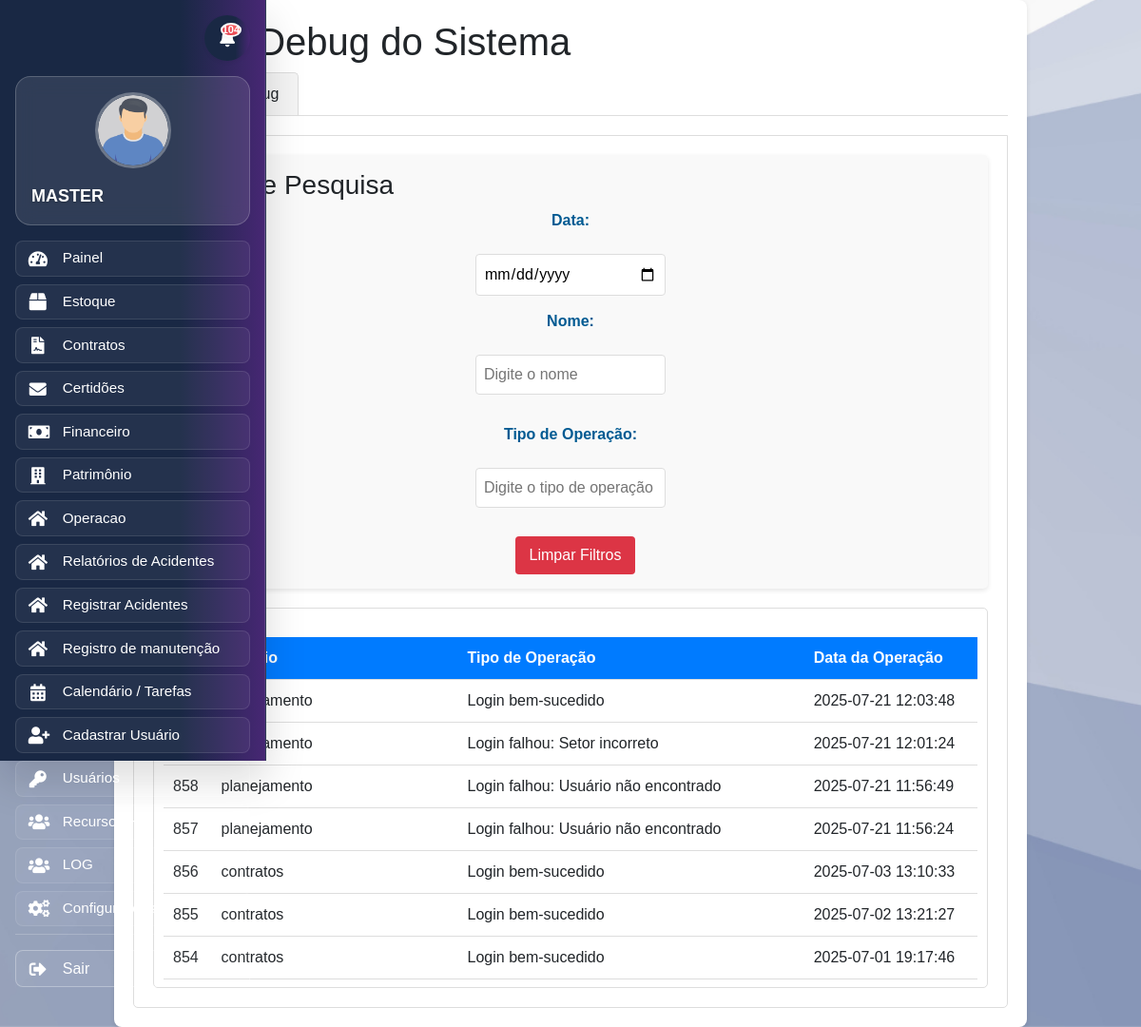
/log.php (signed in), run on the app's committed database.
### tables this page shows
CREATE TABLE `log_eventos` (
  `id` int(11) NOT NULL,
  `matricula` varchar(255) NOT NULL,
  `tipo_operacao` varchar(255) NOT NULL,
  `data_operacao` timestamp NOT NULL DEFAULT current_timestamp()
);

### log.php (the view, shortened to what this page needs)
<?php
include 'banco.php';
$query = "SELECT * FROM log_eventos ORDER BY data_operacao DESC";
$resultado = $con->query($query);
include 'header.php';
?>
<!DOCTYPE html>
<html lang="pt-br">
<head>
    <link rel="stylesheet" href="style.css">
    <link rel="stylesheet" href="./src/style/log.css">
</head>
<body>
    <div class="container">
        <h1>Logs e Debug do Sistema</h1>
        <div class="tabs">
            <div class="tab-button active" data-tab="logs">Logs</div>
            <div class="tab-button" data-tab="debug">Debug</div>
        </div>
        <div class="tab-content active" id="logs">
            <div class="filter-container">
                <h3>Filtros de Pesquisa</h3>
                <form id="filterForm">
                    <label for="data_operacao">Data:</label>
                    <input type="date" id="data_operacao" name="data_operacao">
                    <label for="matricula">Nome:</label>
                    <input type="text" id="matricula" name="matricula" placeholder="Digite o nome">
                    <label for="tipo_operacao">Tipo de Operação:</label>
                    <input type="text" id="tipo_operacao" name="tipo_operacao" placeholder="Digite o tipo de operação">
                    <button type="button" class="btn-clear" id="clearFilters">Limpar Filtros</button>
                </form>
            </div>
            <div class="log-table-container" id="logTableContainer">
                <table id="logTable">
                    <thead>
                        <tr>
                            <th>ID</th>
                            <th>Usuário</th>
                            <th>Tipo de Operação</th>
                            <th>Data da Operação</th>
                        </tr>
                    </thead>
                    <tbody>
                        <?php
                        while ($row = $resultado->fetch_assoc()) {
                            echo "<tr>";
                            echo "<td>" . htmlspecialchars($row['id']) . "</td>";
                            echo "<td>" . htmlspecialchars($row['matricula']) . "</td>";
                            echo "<td>" . htmlspecialchars($row['tipo_operacao']) . "</td>";
                            echo "<td>" . htmlspecialchars($row['data_operacao']) . "</td>";
                            echo "</tr>";
                        }
                        ?>
                    </tbody>
                </table>
            </div>
        </div>
    </div>
</body>
</html>

### src/style/lateral-menu.css (style rules this page uses)
:root { --primary-gradient: linear-gradient(90deg, #192844 67.81%, #472774 100%); --secondary-gradient: linear-gradient(135deg, #472774 0%, #6a4c93 100%); --accent-gradient: linear-gradient(135deg, #667eea 0%, #764ba2 100%); --success-gradient: linear-gradient(135deg, #4facfe 0%, #00f2fe 100%); --warning-gradient: linear-gradient(135deg, #43e97b 0%, #38f9d7 100%); --danger-gradient: linear-gradient(135deg, #fa709a 0%, #fee140 100%); --glass-gradient: linear-gradient(135deg, rgba(255, 255, 255, 0.1) 0%, rgba(255, 255, 255, 0.05) 100%); --primary-color: #192844; --secondary-color: #472774; --accent-color: #667eea; --text-dark: #2d3748; --text-light: #718096; --bg-light: #f7fafc; --bg-white: #ffffff; --border-color: #e2e8f0; --shadow-sm: 0 1px 3px rgba(0, 0, 0, 0.1); --shadow-md: 0 4px 6px rgba(0, 0, 0, 0.1); --shadow-lg: 0 10px 25px rgba(0, 0, 0, 0.15); --shadow-xl: 0 20px 40px rgba(0, 0, 0, 0.2); --border-radius: 12px; --border-radius-sm: 6px; --transition-fast: all 0.2s ease; --transition-smooth: all 0.3s cubic-bezier(0.25, 0.46, 0.45, 0.94); --sidebar-width: 280px; }
* { box-sizing: border-box; }
body { margin: 0; padding: 0; font-family: "Inter", -apple-system, BlinkMacSystemFont, "Segoe UI", Roboto, sans-serif; background-image: url('../img/bk.png'); background-size: cover; background-position: center; background-repeat: no-repeat; overflow-x: hidden; }

### src/style/sino.css (style rules this page uses)
:root { --primary-gradient: linear-gradient(90deg, #192844 67.81%, #472774 100%); --notification-primary: #192844; --notification-secondary: #472774; --notification-accent: #00bcd4; --notification-success: #28a745; --notification-warning: #ffc107; --notification-danger: #dc3545; --notification-white: #ffffff; --notification-light: #f8f9fa; --notification-dark: #343a40; --shadow-sm: 0 2px 8px rgba(0, 0, 0, 0.1); --shadow-md: 0 4px 16px rgba(0, 0, 0, 0.15); --shadow-lg: 0 8px 32px rgba(0, 0, 0, 0.2); --border-radius: 12px; --transition: all 0.3s cubic-bezier(0.4, 0, 0.2, 1); }

### src/style/modal-perfil.css (style rules this page uses)
:root { --primary-gradient: linear-gradient(90deg, #192844 67.81%, #472774 100%); --secondary-gradient: linear-gradient(135deg, #667eea 0%, #764ba2 100%); --success-gradient: linear-gradient(135deg, #4facfe 0%, #00f2fe 100%); --warning-gradient: linear-gradient(135deg, #43e97b 0%, #38f9d7 100%); --danger-gradient: linear-gradient(135deg, #fa709a 0%, #fee140 100%); --accent-gradient: linear-gradient(135deg, #a8edea 0%, #fed6e3 100%); --text-dark: #2d3748; --text-light: #718096; --text-muted: #a0aec0; --bg-white: #ffffff; --bg-light: #f8fafc; --border-color: #e2e8f0; --shadow-sm: 0 2px 4px rgba(0, 0, 0, 0.05); --shadow-md: 0 4px 12px rgba(0, 0, 0, 0.08); --shadow-lg: 0 8px 24px rgba(0, 0, 0, 0.12); --shadow-xl: 0 20px 40px rgba(0, 0, 0, 0.15); --border-radius: 16px; --border-radius-sm: 8px; --transition-fast: all 0.15s ease-out; --transition-normal: all 0.25s ease-out; --transition-slow: all 0.35s ease-out; --easing-natural: cubic-bezier(0.25, 0.46, 0.45, 0.94); --easing-smooth: cubic-bezier(0.4, 0, 0.2, 1); --font-family: "Segoe UI", Tahoma, Geneva, Verdana, sans-serif; }

### RH/crachaa/publico/css/style.css (style rules this page uses)
label { color: #005A92; font-size: bolder; }

### src/style/log.css (style rules this page uses)
.log-table-container { max-height: 500px; overflow-y: auto; border: 1px solid #ccc; padding: 10px; }
table { width: 100%; border-collapse: collapse; }
th, td { padding: 8px; text-align: left; border-bottom: 1px solid #ddd; }
th { background-color: #f2f2f2; }
.filter-container { margin-bottom: 20px; }
.btn-clear { margin-left: 10px; padding: 6px 12px; background-color: #f44336; color: white; border: none; cursor: pointer; }
form { display: flex; flex-direction: column; }
input[type="text"], input[type="email"], textarea, select { padding: 10px; margin-bottom: 15px; border: 1px solid #ddd; border-radius: 4px; font-size: 1rem; width: 100%; box-sizing: border-box; }
body { font-family: Arial, sans-serif; background-color: #f4f4f9; margin: 0; padding: 0; }
.container { margin: 20px auto; width: 80%; background-color: #fff; padding: 20px; border-radius: 8px; box-shadow: 0 2px 5px rgba(0, 0, 0, 0.1); }
table { width: 100%; border-collapse: collapse; margin-top: 20px; }
thead { background-color: #007bff; color: white; }
thead th { padding: 10px; text-align: left; }
tbody tr { border-bottom: 1px solid #ddd; }
tbody td { padding: 10px; text-align: left; }

### data on the page
log_eventos: id "860", matricula "planejamento", tipo_operacao "Login bem-sucedido", data_operacao "2025-07-21 12:03:48"
log_eventos: id "859", matricula "planejamento", tipo_operacao "Login falhou: Setor incorreto", data_operacao "2025-07-21 12:01:24"
log_eventos: id "858", matricula "planejamento", tipo_operacao "Login falhou: Usuário não encontrado", data_operacao "2025-07-21 11:56:49"
log_eventos: id "857", matricula "planejamento", tipo_operacao "Login falhou: Usuário não encontrado", data_operacao "2025-07-21 11:56:24"
log_eventos: id "856", matricula "contratos", tipo_operacao "Login bem-sucedido", data_operacao "2025-07-03 13:10:33"
log_eventos: id "855", matricula "contratos", tipo_operacao "Login bem-sucedido", data_operacao "2025-07-02 13:21:27"
log_eventos: id "854", matricula "contratos", tipo_operacao "Login bem-sucedido", data_operacao "2025-07-01 19:17:46"

### other printed values
$unreadCount "104"
$username "MASTER"
$item['nome'] "Painel"
$item['nome'] "Estoque"
$item['nome'] "Contratos"
$item['nome'] "Certidões"
$item['nome'] "Financeiro"
$item['nome'] "Patrimônio"
$item['nome'] "Operacao"
$item['nome'] "Relatórios de Acidentes"
$item['nome'] "Registrar Acidentes"
$item['nome'] "Registro de manutenção"
$item['nome'] "Calendário / Tarefas"
$item['nome'] "Cadastrar Usuário"
$item['nome'] "Usuários"
